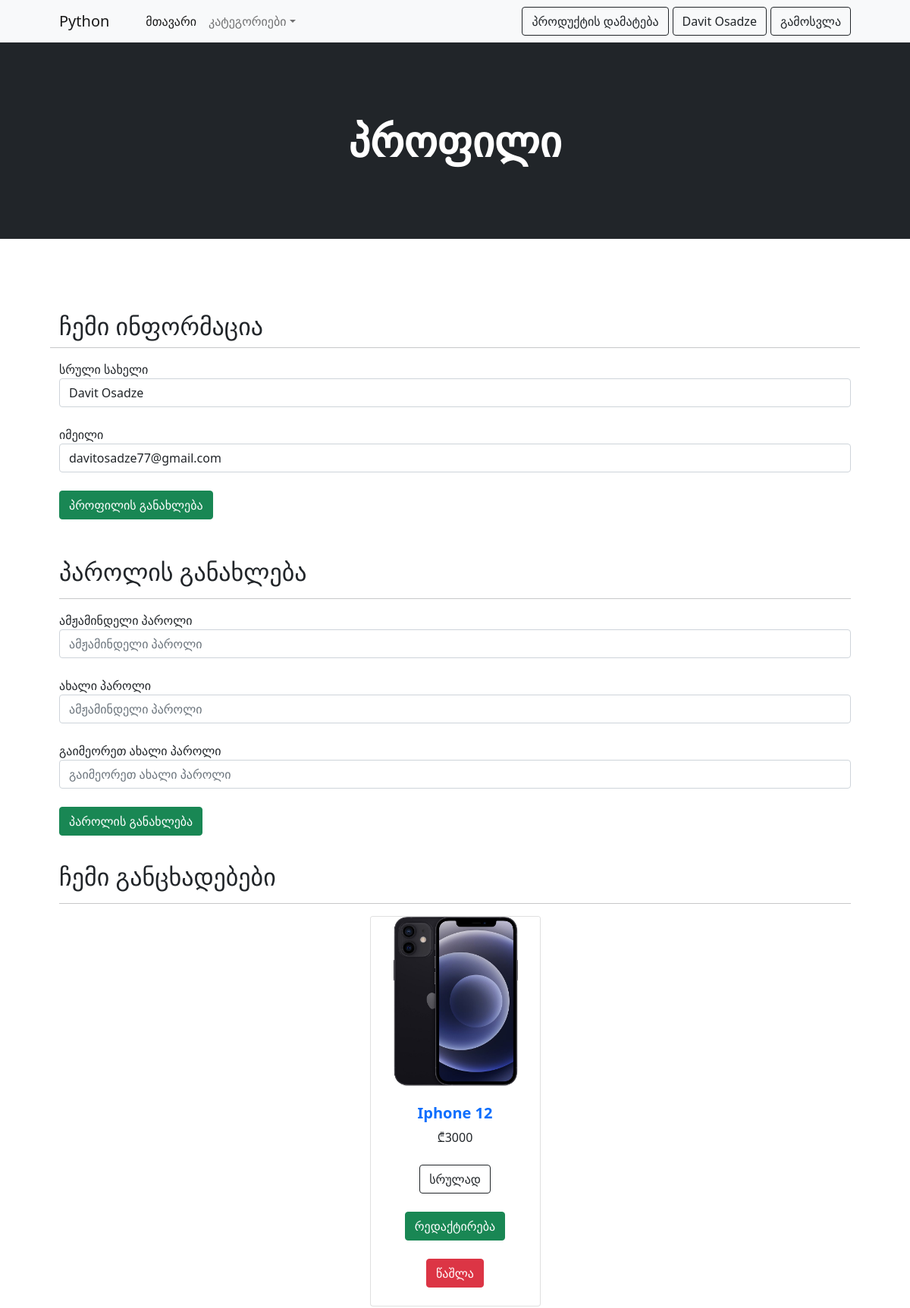
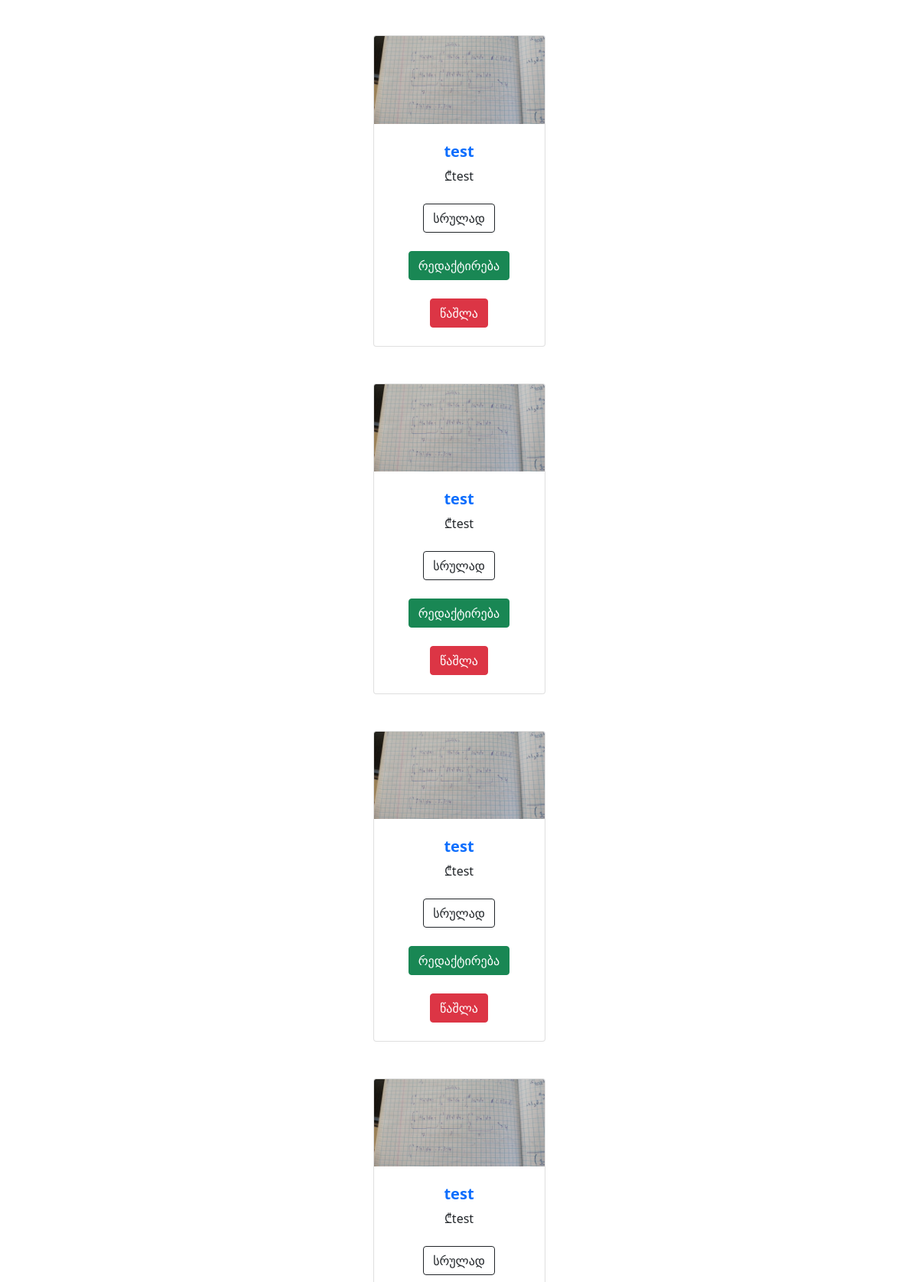
Screenshot of /profile (signed in, upper part) with the database file from the repository (2 pictures, top to bottom).
### run.py (models this page shows)
class Users(db.Model):
    id = db.Column("id", db.Integer, primary_key=True)
    full_name = db.Column("full_name", db.String(255))
    email = db.Column("email", db.String(255))
    password = db.Column("password", db.String(255))

class Products(db.Model):
    id = db.Column("id", db.Integer, primary_key=True)
    user_id = db.Column("user_id", db.Integer)
    category_id = db.Column("category_id", db.Integer)
    title = db.Column("title", db.String(255))
    location = db.Column("location", db.String(255))
    image_link = db.Column("image_link", db.String(255))
    description = db.Column("description", db.Text)
    price = db.Column("price", db.String(255))
    mobile = db.Column("mobile", db.String(255))

### run.py (the view)
@app.route("/profile")
def profile():
    user_id = session['user_id']
    user = Users.query.filter_by(id=user_id).first()
    products = Products.query.filter_by(user_id=user_id).all()
    return render_template("profile.html", user=user, products=products)

### run.py (called while the page is built)
@app.context_processor
def inject_menu():
    categories=Categories.query.all()
    return dict(categories=categories)

### templates/profile.html (shortened to what this page needs)
{% extends "base.html" %}
{% block banner_title %} პროფილი {%endblock%}
{% block content %}
<div class="row ">
<h2>ჩემი ინფორმაცია</h2>
<hr>
<form action="/update-user" method="POST">
<div class="form-group">
    <label for="exampleInputEmail1">სრული სახელი</label>
    <input required value="{{user.full_name}}" type="text" name="full_name" placeholder="სრული სახელი" class="form-control" id="">
</div>
<br>
<div class="form-group">
    <label for="exampleInputEmail1">იმეილი</label>
    <input required value="{{user.email}}" type="text" name="email" placeholder="იმეილი" class="form-control" id="">
</div>
<br>
<input type="submit" name="submit" value="პროფილის განახლება" class="btn btn-success" id="">
</form>
<div style="margin-top: 50px;" class="update_password">
<h2>პაროლის განახლება</h2>
<hr>
<form action="/update-password" method="POST">
<div class="form-group">
    <label for="exampleInputEmail1">ამჟამინდელი პაროლი</label>
    <input required type="password" name="current_password" placeholder="ამჟამინდელი პაროლი" class="form-control" id="">
</div>
<br>
<div class="form-group">
    <label for="exampleInputEmail1">ახალი პაროლი</label>
    <input required type="password" name="new_password" placeholder="ამჟამინდელი პაროლი" class="form-control" id="">
</div>
<br>
<div class="form-group">
    <label for="exampleInputEmail1">გაიმეორეთ ახალი პაროლი</label>
    <input required type="password" name="new_password_confirm" placeholder="გაიმეორეთ ახალი პაროლი" class="form-control" id="">
</div>
<br>
<input type="submit" name="submit" value="პაროლის განახლება" class="btn btn-success" id="">
</form>
</div>
<br>
<br>
<br>
<br>
<div class="chemi_gancxadebebi" style="margin-top: 35px;">
<h2>ჩემი განცხადებები</h2>
<hr>
{% for product in products %}
<div class="row gx-4 gx-lg-5 row-cols-2 row-cols-md-3 row-cols-xl-4 justify-content-center">
<div class="col mb-5">
    <div class="card h-100">
        <img class="card-img-top" src="/static/product_images/{{product.image_link}}" alt="..." />
        <div class="card-body p-4">
            <div class="text-center">
                <a style="text-decoration:none" href="/product/{{product.id}}"><h5 class="fw-bolder">{{product.title}}</h5></a>
                ₾{{product.price}}
            </div>
        </div>
        <div class="card-footer p-4 pt-0 border-top-0 bg-transparent">
            <div class="text-center"><a class="btn btn-outline-dark mt-auto" href="/product/{{product.id}}">სრულად</a></div>
            {% if session['user_id'] == product.user_id and session['logged'] %}
            <br>
            <div class="text-center"><a class="btn btn-success mt-auto" href="/edit/{{product.id}}">რედაქტირება</a></div>
            <br>
            <div class="text-center"><a class="btn btn-danger mt-auto" href="/delete/{{product.id}}">წაშლა</a></div>
        {% endif %}
        </div>
    </div>
</div>
</div>
{% endfor %}
</div>
</div>
{%endblock%}

### templates/base.html (shortened to what this page needs)
<!DOCTYPE html>
<html lang="en">
    <head>
        <link href="https://cdn.jsdelivr.net/npm/bootstrap-icons@1.5.0/font/bootstrap-icons.css" rel="stylesheet" />
        <link href="{{ url_for('static',filename='css/styles.css') }}" rel="stylesheet" />
    </head>
    <body>
        <nav class="navbar navbar-expand-lg navbar-light bg-light">
            <div class="container px-4 px-lg-5">
                <a class="navbar-brand" href="/">Python</a>
                <div class="collapse navbar-collapse" id="navbarSupportedContent">
                    <ul class="navbar-nav me-auto mb-2 mb-lg-0 ms-lg-4">
                        <li class="nav-item"><a class="nav-link active" aria-current="page" href="/">მთავარი</a></li>
                        <li class="nav-item dropdown">
                            <a class="nav-link dropdown-toggle" id="navbarDropdown" href="#" role="button" data-bs-toggle="dropdown" aria-expanded="false">კატეგორიები</a>
                        </li>
                    </ul>
                    {% if session['logged'] %}
                        <a style="margin-left: 10px;" href="/add-product">
                            <button class="btn btn-outline-dark" type="submit">
                            პროდუქტის დამატება
                            </button>
                       </a>
                       <a style="margin-left: 5px;" href="/profile">
                        <button class="btn btn-outline-dark" type="submit">
                            {{session['full_name']}}
                        </button>
                        </a>
                       <a style="margin-left:5px;" href="/logout">
                        <button class="btn btn-outline-dark" type="submit">
                        გამოსვლა
                        </button>
                        </a>
                                   {% endif %}
                 </div>
            </div>
        </nav>
        <header class="bg-dark py-5">
            <div class="container px-4 px-lg-5 my-5">
                <div class="text-center text-white">
                    <h1 class="display-4 fw-bolder">{% block banner_title %} {%endblock%}</h1>
                </div>
            </div>
        </header>
        <section class="py-5">
            <div class="container px-4 px-lg-5 mt-5">
                    {% block content %}
                    {%endblock%}
</div>
</section>
</body>
</html>

### rows the page displays
Users: full_name "Davit Osadze", email "davitosadze77@gmail.com"
Products: image_link (picture), title "Iphone 12", price "3000"
Products: image_link (picture), title "test", price "test"
Products: image_link (picture), title "test", price "test"
Products: image_link (picture), title "test", price "test"
Products: image_link (picture), title "test", price "test"
